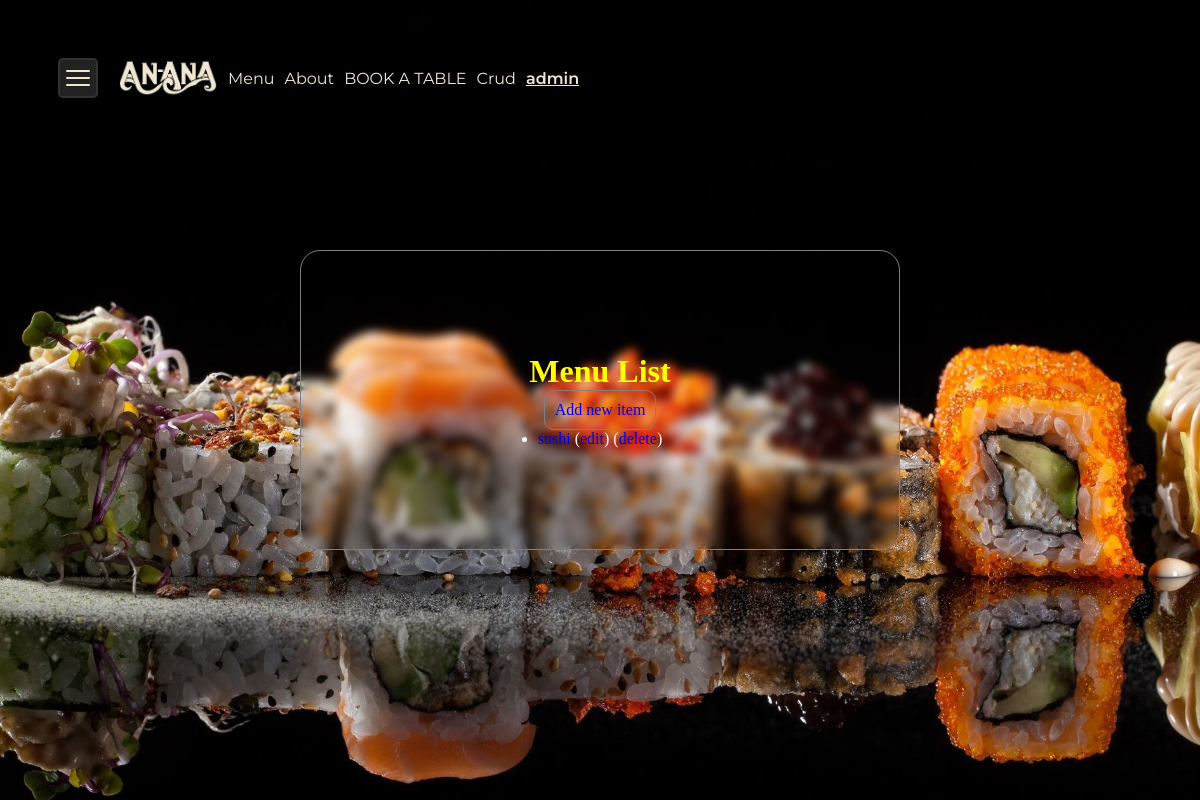
The app's page /menu/ (signed in), older data.
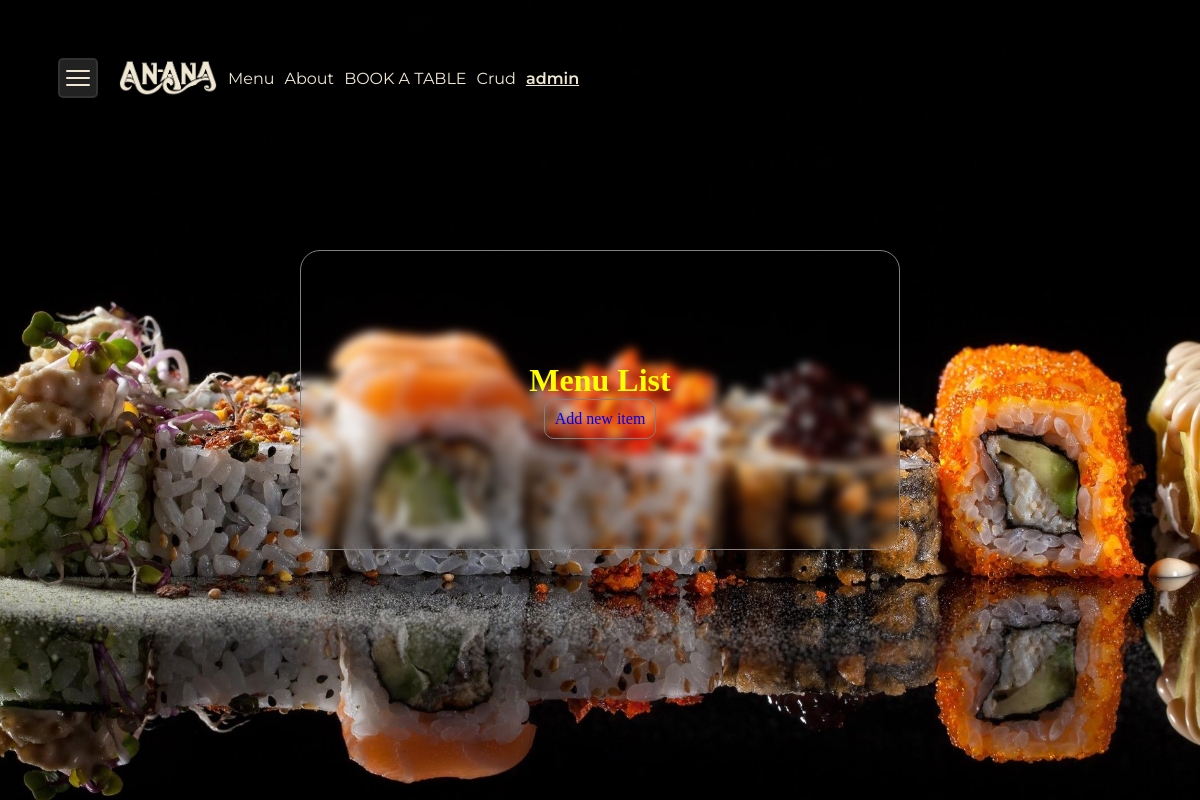
The same page, newer data.
### menu/models.py (models this page shows, shortened)
class MenuItem(models.Model):
    name = models.CharField(max_length=100)
    description = models.TextField()
    price = models.DecimalField(max_digits=5, decimal_places=2)
    available = models.BooleanField(default=True)

### menu/views.py (the view)
# urls.py: path('', views.menu_list, name='menu_list'),
@login_required
def menu_list(request):
    items = MenuItem.objects.all()
    return render(request, 'menu/menu_list.html', {'items': items})

### menu/templates/menu/menu_list.html
{% extends 'base.html' %}
{% load static %}
{% block css %}
  <link rel="stylesheet" href="{% static 'css/crud_menu.css' %}" />
{% endblock %}
{% block content %}
    <div class="crud-main-1">
        <div class="main-crud">
            <h1 style="color: yellow;">Menu List</h1>
            <a class="add-new" href="{% url 'menu_create' %}">Add new item</a>
            <ul>
              {% for item in items %}
                <li>
                  <a href="{% url 'menu_detail' item.pk %}">{{ item.name }}</a>
                  (<a href="{% url 'menu_update' item.pk %}">edit</a>) (<a href="{% url 'menu_delete' item.pk %}">delete</a>)
                </li>
              {% endfor %}
            </ul>
          </div>
    </div>
{% endblock %}

### templates/base.html (shortened to what this page needs)
{% load static %}
<html lang="en">
  <head>
    <link rel="stylesheet" href="{% static 'css/navbar.css' %}" />
    <link rel="stylesheet" href="{% static 'css/home.css' %}" />
    <link rel="stylesheet" href="{% static 'css/profile.css' %}">
    {% block css %}
    {% endblock %}
  </head>
  <body>
    {% include 'navbar.html' %}
    {% block content %}
    {% endblock %}
  </body>
</html>

### templates/navbar.html
{% load static %}
<div class="menu-container">
  <div class="burger-menu" id="burgerMenu">
    <div class="bar"></div>
    <div class="bar"></div>
    <div class="bar"></div>
  </div>
  <div class="main-links">
    <a href="/homepage" class="qitchen"><img width="100" src="{% static 'media/anana.png' %}" alt=""></a>
    <a href="/menu_item">Menu</a>
    <a href="/about">About</a>
    <a href="/menu/make_reservation">BOOK A TABLE</a>
    <a href="/menu">Crud</a>
    <a class="user" href="{% url "profile_page" request.user.username %}">{{request.user.username}}</a>
  </div>
</div>

### static/css/navbar.css (style rules this page uses)
* { padding: 0; margin: 0; box-sizing: border-box; }
a { text-decoration: none; }
.menu-container { background-color: black; display: flex; align-items: center; padding: 10px; border-radius: 10px; color: snow; width: auto; position: absolute; top: 48px; left: 48px; font-family: "Montserrat", sans-serif; gap: 20px; }
.menu-container .burger-menu { width: 40px; cursor: pointer; display: flex; flex-direction: column; justify-content: center; align-items: center; background-color: #222; border-radius: 5px; height: 40px; gap: 5px; padding: 5px; border: 2px solid rgba(239, 231, 210, 0.0823529412); }
.menu-container .burger-menu .bar { height: 2px; width: 90%; background-color: #EFE7D2; border-radius: 2px; transition: all 0.3s ease; }
.menu-container .main-links { display: flex; align-items: center; justify-content: space-between; gap: 10px; }
.menu-container .main-links a { color: #EFE7D2; text-decoration: none; font-size: medium; }
.menu-container .main-links a.qitchen { font-size: 35px; font-family: "Forum", serif; font-weight: 500; font-style: normal; }
.menu-container .main-links a.user { font-weight: 600; text-decoration: underline; }

### static/css/home.css (style rules this page uses)
body { background-color: black; }

### static/css/profile.css (style rules this page uses)
* { padding: 0; margin: 0; box-sizing: border-box; }
a { text-decoration: none; }

### static/css/crud_menu.css (style rules this page uses)
* { transition: 0.5s; }
.crud-main-1 { height: 100%; display: flex; justify-content: center; align-items: center; flex-direction: column; background-image: url('../media/welcomeImg.jpg'); background-position: center; background-repeat: no-repeat; background-size: cover; background-blend-mode: darken; }
.main-crud { color: snow; background-color: transparent; backdrop-filter: blur(5px); width: 600px; height: 300px; display: flex; justify-content: center; align-items: center; flex-direction: column; border-radius: 20px; border: 1px solid gray; }
.add-new { padding: 10px; border: 1px solid gray; border-radius: 10px; }

Row changes from the older to the newer data that the page shows:
removed MenuItem: name "sushi"
